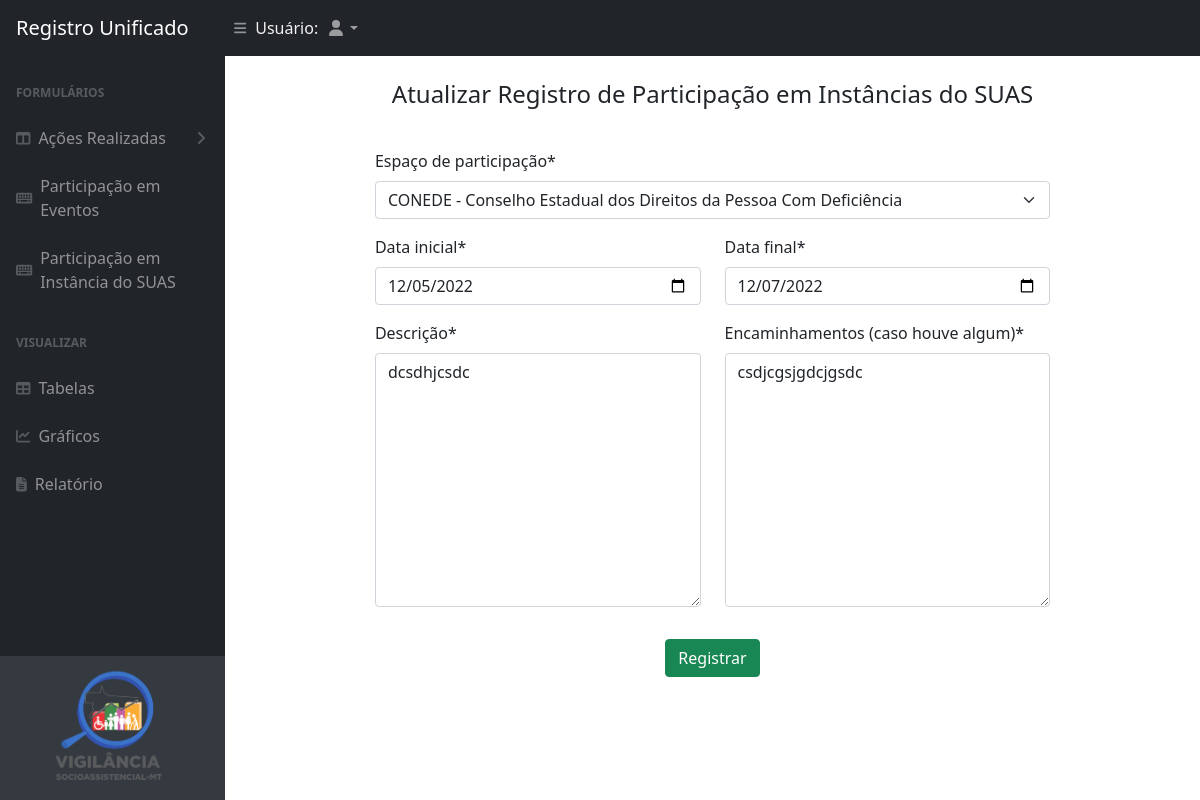
Page /users/atualizar-tabela-intersetoriais/3 on the earlier database version.
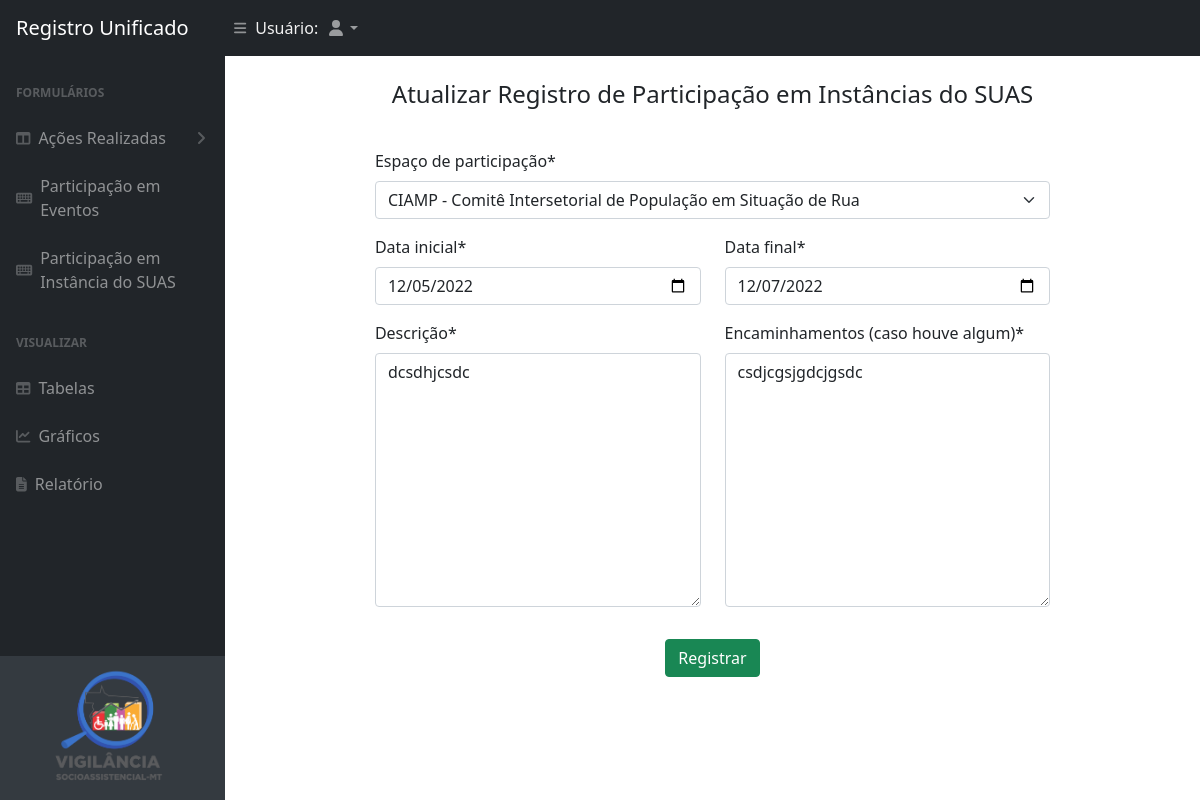
Same page on the later database version.
### app/models.py (models this page shows)
class TableIntersetModel(models.Model):
    user = models.ForeignKey(User, on_delete=models.CASCADE)
    espaco_participacao = models.CharField( max_length=150, choices=LISTA_ESPACO_PARTICIPACAO, default= '')
    data_inicial = models.DateField('Data Inicial')
    data_final = models.DateField('Data Final')
    descricao = models.TextField('Descrição', max_length=1000,null=False, default='')
    encaminhamentos = models.TextField('Encaminhamentos', max_length=1000,null=True, default='')

### app/views.py (the view)
# urls.py: path('atualizar-tabela-intersetoriais/<id>', view=INTERSET.updateInterset, name="updateInterset"),
    def updateInterset(request, id):
        context = {}
        get_object_model = get_object_or_404(TableIntersetModel, id=id)
        form = TableIntersetForm(request.POST or None, instance=get_object_model)
        if form.is_valid():
            form.save()
            return redirect('/users/tabelas')
        context = {'form_table_interset':form}
        return render(request, 'app/tables/tableInterset/tableIntersetUpdate.html', context=context)

### app/forms.py
class TableIntersetForm(ModelForm):
    class Meta:
        model = TableIntersetModel
        fields = ['espaco_participacao','data_inicial','data_final','descricao','encaminhamentos']
        labels ={
            'espaco_participacao':'Espaço de participação',
            'data_inicial':'Data inicial',
            'data_final':'Data final',
            'descricao':'Descrição',
            'encaminhamentos':'Encaminhamentos (caso houve algum)'
        }
        widgets = {
            'data_inicial': forms.DateInput(attrs={'type':'date'}),
            'data_final': forms.DateInput(attrs={'type':'date'})
        }

### templates/app/tables/tableInterset/tableIntersetUpdate.html (shortened to what this page needs)
{% extends 'app/index.html' %}
{% load crispy_forms_tags %}
{% load static %}
{% block content %}
<div class="container w-75 mb-3">
  <div class="row mx-auto">
    <h4 class="font-weight-bold text-center mt-4 mb-4 center" >Atualizar Registro de Participação em Instâncias do SUAS</h4>
    <div class="card-body">
      <form method="post" >
            <div class="row">
              <div class="col-md-12">
                  {{form_table_interset.espaco_participacao|as_crispy_field}}
              </div>
              <div class="col-md-6">
                {{form_table_interset.data_inicial|as_crispy_field}}
            </div>
              <div class="col-md-6">
                  {{ form_table_interset.data_final|as_crispy_field}}
              </div>
              <div class="col-md-6">
                  {{ form_table_interset.descricao|as_crispy_field}}
              </div>
              <div class="col-md-6">
                  {{ form_table_interset.encaminhamentos|as_crispy_field}}
              </div>
            <div class="container">
                <div class="row md-4">
                    <div class="col text-center mt-3">
                        <button type="submit" class="btn btn-success btn-md text-center">Registrar</button>
                    </div>
                </div>
              </div>
      </form>
    </div>
  </div>
</div>
{% endblock %}

Differences in the rows shown:
changed TableIntersetModel "dcsdhjcsdc": espaco_participacao "CONEDE - Conselho Estadual dos Direitos da Pessoa Com Deficiência" → "CIAMP - Comitê Intersetorial de População em Situação de Rua"
